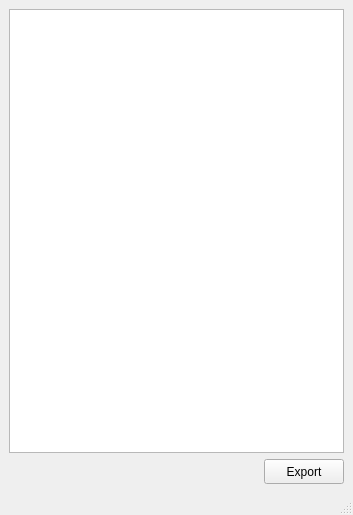
<?xml version="1.0" encoding="UTF-8"?>
<ui version="4.0">
 <class>MainWindow</class>
 <widget class="QMainWindow" name="MainWindow">
  <property name="geometry">
   <rect>
    <x>0</x>
    <y>0</y>
    <width>353</width>
    <height>515</height>
   </rect>
  </property>
  <property name="windowTitle">
   <string>Assets Exporter</string>
  </property>
  <widget class="QWidget" name="centralwidget">
   <layout class="QVBoxLayout" name="verticalLayout">
    <item>
     <widget class="QListWidget" name="listWidget">
      <property name="font">
       <font>
        <pointsize>9</pointsize>
       </font>
      </property>
      <property name="contextMenuPolicy">
       <enum>Qt::CustomContextMenu</enum>
      </property>
      <property name="acceptDrops">
       <bool>true</bool>
      </property>
      <property name="dragEnabled">
       <bool>true</bool>
      </property>
      <property name="dragDropOverwriteMode">
       <bool>true</bool>
      </property>
      <property name="dragDropMode">
       <enum>QAbstractItemView::DropOnly</enum>
      </property>
      <property name="selectionMode">
       <enum>QAbstractItemView::ExtendedSelection</enum>
      </property>
     </widget>
    </item>
    <item>
     <layout class="QHBoxLayout" name="horizontalLayout">
      <item>
       <spacer name="horizontalSpacer">
        <property name="orientation">
         <enum>Qt::Horizontal</enum>
        </property>
        <property name="sizeHint" stdset="0">
         <size>
          <width>40</width>
          <height>20</height>
         </size>
        </property>
       </spacer>
      </item>
      <item>
       <widget class="QPushButton" name="btn_export">
        <property name="minimumSize">
         <size>
          <width>0</width>
          <height>25</height>
         </size>
        </property>
        <property name="font">
         <font>
          <family>Microsoft YaHei UI</family>
          <pointsize>9</pointsize>
         </font>
        </property>
        <property name="text">
         <string>Export</string>
        </property>
       </widget>
      </item>
     </layout>
    </item>
   </layout>
  </widget>
  <widget class="QStatusBar" name="statusbar"/>
 </widget>
 <resources/>
 <connections/>
</ui>
